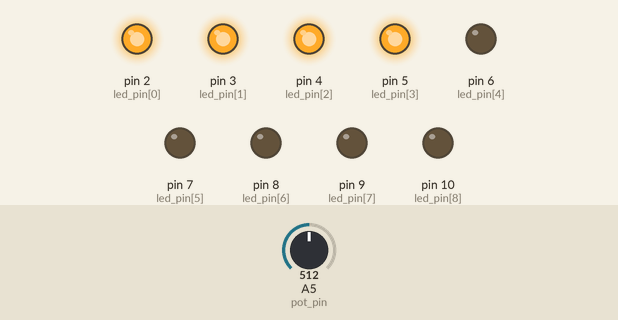
This sketch was run on a simulated Arduino Uno, built with avr-gcc and run on an emulated ATmega328P. On the bench: output pins drawn as LEDs (lit = HIGH). The inputs (shaded band) are chosen by the test bench; at power-on: A5 (pot_pin) = 512.

Above: at 1.2 s.
1.3 s: A5 (pot_pin) set to 562
2.8 s: A5 (pot_pin) set to 582
At 3.4 s:
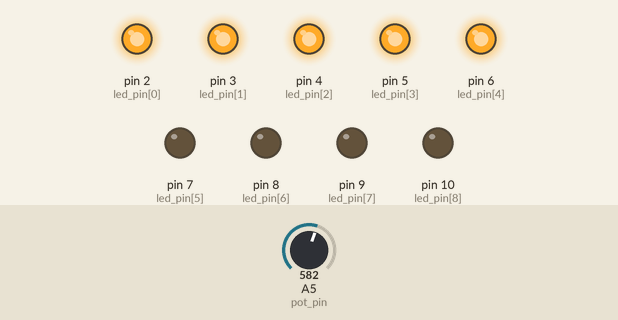
4.3 s: A5 (pot_pin) set to 716
At 5.5 s:
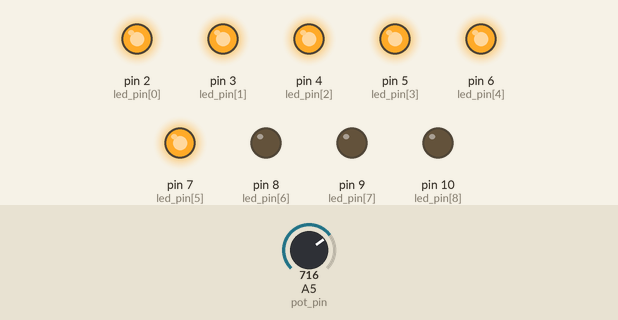
5.8 s: A5 (pot_pin) set to 779
7.3 s: A5 (pot_pin) set to 810
At 8.0 s:
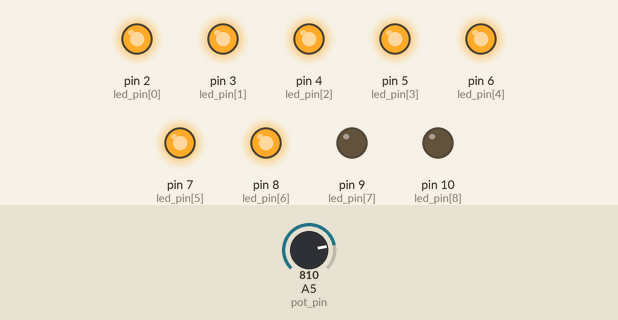
8.8 s: A5 (pot_pin) set to 511
At 9.1 s:
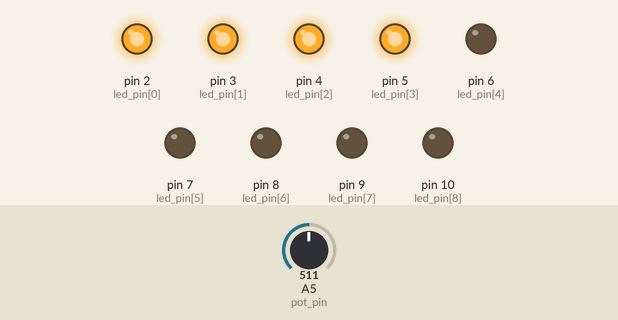
Timing chart, 0 to 11.3 s (numbered marks = the images above; inputs shaded):
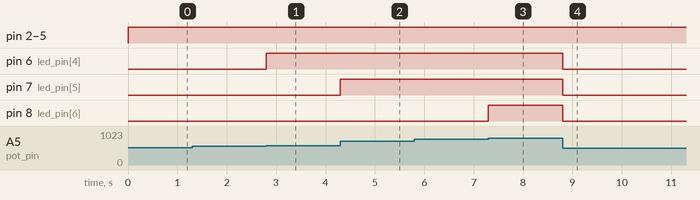

Measured:
- the behaviour switches between 568 and 569 on A5 (pot_pin) (found by bisection; images 0 and 1)
- the behaviour switches between 795 and 796 on A5 (pot_pin) (found by bisection; images 2 and 3)
- after the input at 1.3 s, every drawn part: stays the same
- after the input at 2.8 s, pin 6 (led_pin[4]): LOW → HIGH at once
- after the input at 4.3 s, pin 7 (led_pin[5]): LOW → HIGH at once
- after the input at 5.8 s, every drawn part: stays the same
- after the input at 7.3 s, pin 8 (led_pin[6]): LOW → HIGH at once
- after the input at 8.8 s, pin 6 (led_pin[4]), pin 7 (led_pin[5]), pin 8 (led_pin[6]): HIGH → LOW at once

The sketch:

01_LED_PRACTICAL.ino
```cpp
int pot_pin=A5;
int led_count=9;
int led_pin[]={2,3,4,5,6,7,8,9,10};
int pot,led_level,led;

void setup()
{
  for(led=0;led<=led_count;led++)
	{
  		pinMode(led_pin[led], OUTPUT);
	}
}

void loop()
{
  pot=analogRead(pot_pin);
  led_level=map(pot,0, 1023,0,led_count);
  for(led=0;led<led_count;led++)
  {
    if(led<led_level){
      digitalWrite(led_pin[led],HIGH);
  }

   else
  {
      digitalWrite(led_pin[led],LOW);}
  }
}
```
